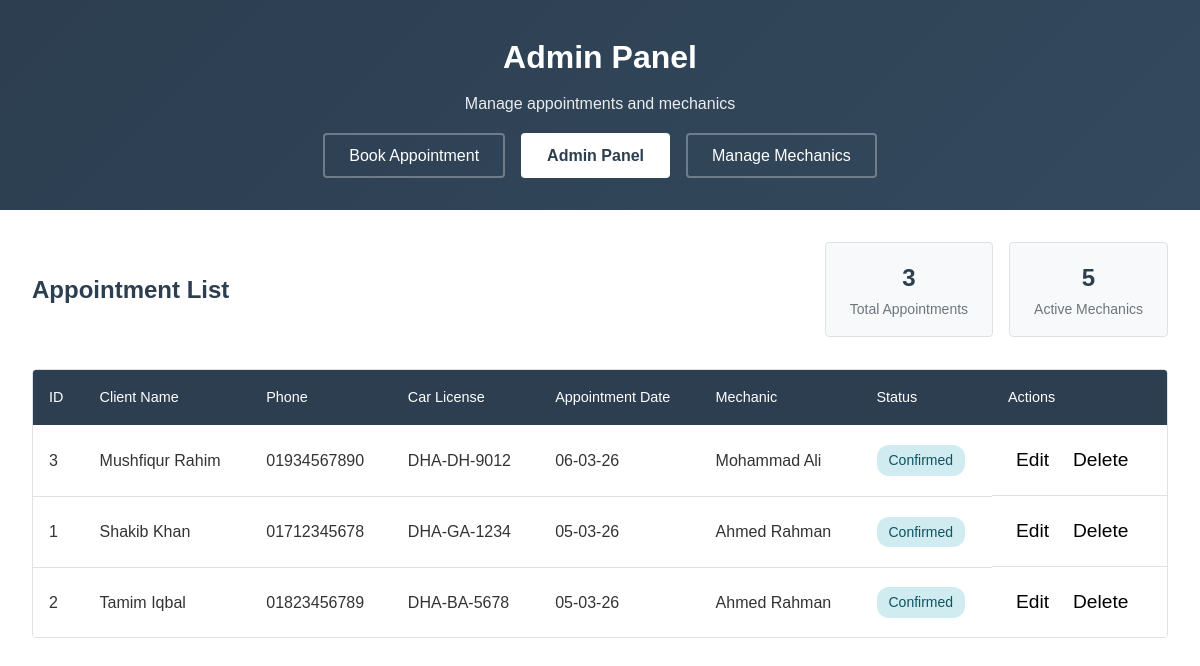
The app's page /admin.php with its own data.
### tables this page shows
CREATE TABLE appointments (
    appointment_id INT AUTO_INCREMENT PRIMARY KEY,
    client_name VARCHAR(100) NOT NULL,
    client_address TEXT NOT NULL,
    client_phone VARCHAR(20) NOT NULL,
    car_license VARCHAR(50) NOT NULL,
    car_engine VARCHAR(50) NOT NULL,
    appointment_date DATE NOT NULL,
    mechanic_id INT NOT NULL,
    status ENUM('pending', 'confirmed', 'completed', 'cancelled') DEFAULT 'confirmed',
    created_at TIMESTAMP DEFAULT CURRENT_TIMESTAMP,
    updated_at TIMESTAMP DEFAULT CURRENT_TIMESTAMP ON UPDATE CURRENT_TIMESTAMP,
    
    FOREIGN KEY (mechanic_id) REFERENCES mechanics(mechanic_id),
    
    UNIQUE KEY unique_car_per_day (car_license, appointment_date),
    
    INDEX idx_appointment_date (appointment_date),
    INDEX idx_mechanic_id (mechanic_id),
    INDEX idx_client_phone (client_phone),
    INDEX idx_car_license (car_license)
);

CREATE TABLE mechanics (
    mechanic_id INT AUTO_INCREMENT PRIMARY KEY,
    mechanic_name VARCHAR(100) NOT NULL,
    max_clients INT DEFAULT 4,
    status ENUM('active', 'inactive') DEFAULT 'active',
    created_at TIMESTAMP DEFAULT CURRENT_TIMESTAMP
);

### admin.php (the view, shortened to what this page needs)
<?php
$conn = getDBConnection();
$appointments = [];
$query = "SELECT
            a.appointment_id,
            a.client_name,
            a.client_phone,
            a.car_license,
            a.appointment_date,
            a.mechanic_id,
            a.status,
            m.mechanic_name
          FROM appointments a
          INNER JOIN mechanics m ON a.mechanic_id = m.mechanic_id
          ORDER BY a.appointment_date DESC, a.created_at DESC";
$result = $conn->query($query);
if ($result && $result->num_rows > 0) {
    while ($row = $result->fetch_assoc()) {
        $appointments[] = $row;
    }
}
$mechanics = [];
$mechanics_query = "SELECT mechanic_id, mechanic_name FROM mechanics WHERE status = 'active' ORDER BY mechanic_name";
$mechanics_result = $conn->query($mechanics_query);
if ($mechanics_result && $mechanics_result->num_rows > 0) {
    while ($row = $mechanics_result->fetch_assoc()) {
        $mechanics[] = $row;
    }
}
?>
<!DOCTYPE html>
<html lang="en">
<head>
    <link rel="stylesheet" href="style.css">
</head>
<body>
    <div class="container">
        <header>
            <h1>Admin Panel</h1>
            <p>Manage appointments and mechanics</p>
            <nav>
                <a href="index.php">Book Appointment</a>
                <a href="admin.php" class="active">Admin Panel</a>
                <a href="manage_mechanics.php">Manage Mechanics</a>
            </nav>
        </header>
        <main>
            <div class="admin-container">
                <div class="admin-header">
                    <h2>Appointment List</h2>
                    <div class="admin-stats">
                        <div class="stat-card">
                            <span class="stat-number"><?php echo count($appointments); ?></span>
                            <span class="stat-label">Total Appointments</span>
                        </div>
                        <div class="stat-card">
                            <span class="stat-number"><?php echo count($mechanics); ?></span>
                            <span class="stat-label">Active Mechanics</span>
                        </div>
                    </div>
                </div>
                <?php if (empty($appointments)): ?>
                    <div class="empty-state">
                        <p>No appointments found.</p>
                        <a href="index.php" class="btn btn-primary">Book First Appointment</a>
                    </div>
                <?php else: ?>
                    <div class="table-container">
                        <table class="appointments-table">
                            <thead>
                                <tr>
                                    <th>ID</th>
                                    <th>Client Name</th>
                                    <th>Phone</th>
                                    <th>Car License</th>
                                    <th>Appointment Date</th>
                                    <th>Mechanic</th>
                                    <th>Status</th>
                                    <th>Actions</th>
                                </tr>
                            </thead>
                            <tbody>
                                <?php foreach ($appointments as $appointment): ?>
                                    <tr>
                                        <td><?php echo $appointment['appointment_id']; ?></td>
                                        <td><?php echo htmlspecialchars($appointment['client_name']); ?></td>
                                        <td><?php echo htmlspecialchars($appointment['client_phone']); ?></td>
                                        <td><?php echo htmlspecialchars($appointment['car_license']); ?></td>
                                        <td><?php echo date('d-m-y', strtotime($appointment['appointment_date'])); ?></td>
                                        <td><?php echo htmlspecialchars($appointment['mechanic_name']); ?></td>
                                        <td>
                                            <span class="status-badge status-<?php echo $appointment['status']; ?>">
                                                <?php echo ucfirst($appointment['status']); ?>
                                            </span>
                                        </td>
                                        <td class="actions">
                                            <button class="btn-edit" onclick="editAppointment(<?php echo $appointment['appointment_id']; ?>)" title="Edit">
                                                Edit
                                            </button>
                                            <button class="btn-delete" onclick="deleteAppointment(<?php echo $appointment['appointment_id']; ?>)" title="Delete">
                                                Delete
                                            </button>
                                        </td>
                                    </tr>
                                <?php endforeach; ?>
                            </tbody>
                        </table>
                    </div>
                <?php endif; ?>
            </div>
        </main>
    </div>
</body>
</html>

### style.css (style rules this page uses)
* { margin: 0; padding: 0; box-sizing: border-box; }
body { font-family: Arial, Helvetica, sans-serif; line-height: 1.6; color: #333; background-color: #f4f4f4; }
.container { max-width: 1200px; margin: 0 auto; background-color: #fff; min-height: 100vh; display: flex; flex-direction: column; }
header { background: linear-gradient(135deg, #2c3e50 0%, #34495e 100%); color: #fff; padding: 2rem; text-align: center; }
header h1 { font-size: 2rem; margin-bottom: 0.5rem; }
header p { font-size: 1rem; opacity: 0.9; margin-bottom: 1rem; }
nav { margin-top: 1rem; display: flex; justify-content: center; gap: 1rem; }
nav a { color: #fff; text-decoration: none; padding: 0.5rem 1.5rem; border: 2px solid rgba(255, 255, 255, 0.3); border-radius: 4px; transition: all 0.3s ease; }
nav a.active { background-color: #fff; color: #2c3e50; font-weight: bold; }
main { flex: 1; padding: 2rem; }
.admin-container { max-width: 100%; }
.admin-header { display: flex; justify-content: space-between; align-items: center; margin-bottom: 2rem; flex-wrap: wrap; gap: 1rem; }
.admin-header h2 { color: #2c3e50; font-size: 1.5rem; }
.admin-stats { display: flex; gap: 1rem; }
.stat-card { background-color: #f8f9fa; padding: 1rem 1.5rem; border-radius: 4px; text-align: center; border: 1px solid #dee2e6; }
.stat-number { display: block; font-size: 1.5rem; font-weight: bold; color: #2c3e50; }
.stat-label { display: block; font-size: 0.875rem; color: #6c757d; }
.table-container { overflow-x: auto; border: 1px solid #dee2e6; border-radius: 4px; }
.appointments-table { width: 100%; border-collapse: collapse; background-color: #fff; }
.appointments-table thead { background-color: #2c3e50; color: #fff; }
.appointments-table th { padding: 1rem; text-align: left; font-weight: 500; font-size: 0.9rem; }
.appointments-table td { padding: 1rem; border-bottom: 1px solid #dee2e6; }
.appointments-table tbody tr:last-child td { border-bottom: none; }
.status-badge { display: inline-block; padding: 0.25rem 0.75rem; border-radius: 12px; font-size: 0.875rem; font-weight: 500; }
.status-confirmed { background-color: #d1ecf1; color: #0c5460; }
.actions { display: flex; gap: 0.5rem; }
.btn-edit, .btn-delete { padding: 0.5rem; border: none; background-color: transparent; cursor: pointer; font-size: 1.2rem; transition: transform 0.2s ease; }

### records on screen
appointments: appointment_id "3", client_name "Mushfiqur Rahim", client_phone "01934567890", car_license "DHA-DH-9012", appointment_date "06-03-26", mechanic.mechanic_name "Mohammad Ali", status "Confirmed"
appointments: appointment_id "1", client_name "Shakib Khan", client_phone "01712345678", car_license "DHA-GA-1234", appointment_date "05-03-26", mechanic.mechanic_name "Ahmed Rahman", status "Confirmed"
appointments: appointment_id "2", client_name "Tamim Iqbal", client_phone "01823456789", car_license "DHA-BA-5678", appointment_date "05-03-26", mechanic.mechanic_name "Ahmed Rahman", status "Confirmed"

### other values on screen
count($appointments) "3"
count($mechanics) "5"
